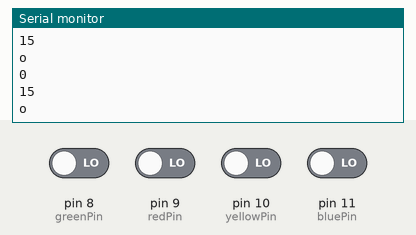
Bench run of a sketch on a simulated Arduino Leonardo, built with avr-gcc and run on an emulated ATmega32U4. On the bench: the last lines printed to the serial monitor. Inputs (shaded band) come from the test bench; at power-on: pin 8 (greenPin), pin 9 (redPin), pin 10 (yellowPin), pin 11 (bluePin) LOW.

Above: at 1.7 s.
1.8 s: pin 8 (greenPin) driven HIGH
At 2.02 s:
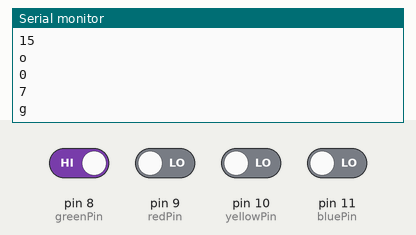
3.6 s: pin 9 (redPin) driven HIGH
At 3.83 s:
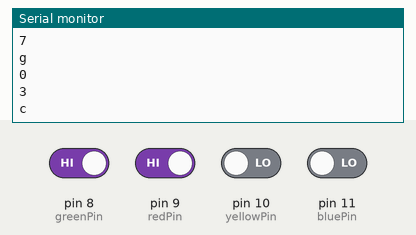
5.4 s: pin 10 (yellowPin) driven HIGH
At 5.65 s:
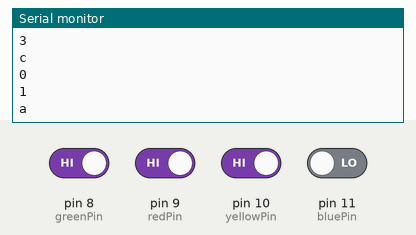
7.2 s: pin 8 (greenPin) driven LOW
At 7.46 s:
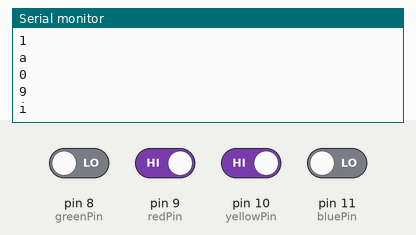
9.0 s: pin 11 (bluePin) driven HIGH
At 9.28 s:
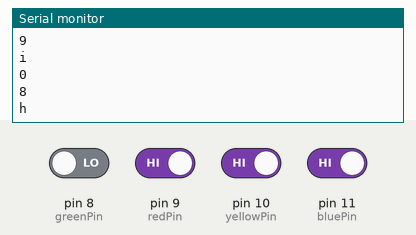
10.8 s: pin 9 (redPin) driven LOW
At 11.09 s:
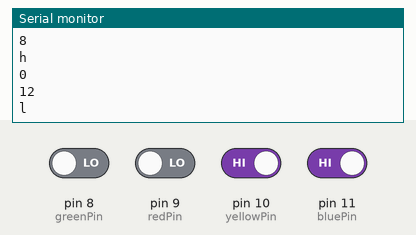
Timing chart, 0 to 13.6 s (numbered marks = the images above; inputs shaded):
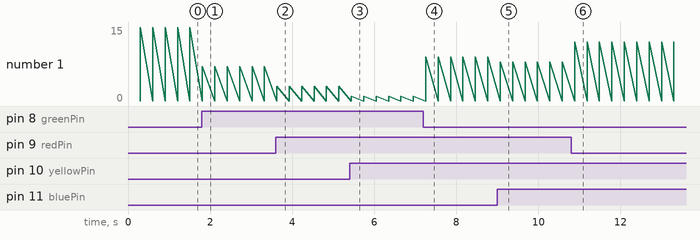

Measured:
- after the input at 1.8 s, the serial monitor: prints a new line at once (image 1)
- after the input at 3.6 s, the serial monitor: prints a new line at once (image 2)
- after the input at 5.4 s, the serial monitor: prints a new line at once (image 3)
- after the input at 7.2 s, the serial monitor: prints a new line after 0.06 s (image 4)
- after the input at 9.0 s, the serial monitor: prints a new line after 0.07 s (image 5)
- after the input at 10.8 s, the serial monitor: prints a new line after 0.09 s (image 6)
- plotted number 1: 15 → 7 after the input at 1.8 s, 7 → 3 after the input at 3.6 s, 3 → 1 after the input at 5.4 s, 1 → 9 after the input at 7.2 s, 9 → 8 after the input at 9.0 s

The sketch:

ArduinoKeyboard.ino
```cpp
#include "Keyboard.h"
const int bluePin = 11;
const int yellowPin = 10;
const int redPin = 9;
const int greenPin = 8;

int buttonState = 0;

void setup() {

  pinMode(bluePin, INPUT);
  pinMode(yellowPin, INPUT);
  pinMode(redPin, INPUT);
  pinMode(greenPin, INPUT);
}

void loop() {
  delay(300);

  int blue = digitalRead(bluePin);
  int yellow = digitalRead(yellowPin);
  int red = digitalRead(redPin);
  int green = digitalRead(greenPin);


  byte buttonState = 0b00000000;
  Serial.println(buttonState, BIN);
  bitWrite(buttonState, 0, blue);  // write the state to the least significant bit of buttonState
  bitWrite(buttonState, 1, yellow);  // write the state to the second least significant bit of buttonState
  bitWrite(buttonState, 2, red);  // write the state to the third least significant bit of buttonState
  bitWrite(buttonState, 3, green);  // write the state to the fourth least significant bit of buttonState

  int buttonInt = abs(buttonState - 15);
  Serial.println(buttonInt);
  if(buttonInt != 0){
    int button2 = buttonInt + 96;
    char buttonChar = button2;
    Serial.println(buttonChar);
    Keyboard.write(buttonChar);

  }

  // Serial.print(digitalRead(bluePin));
  // Serial.print("\t");

  // Serial.print(digitalRead(yellowPin));
  // Serial.print("\t");

  // Serial.print(digitalRead(redPin));
  // Serial.print("\t");

  // Serial.print(digitalRead(greenPin));
  // Serial.print("\t");

  Serial.println();


}
```
